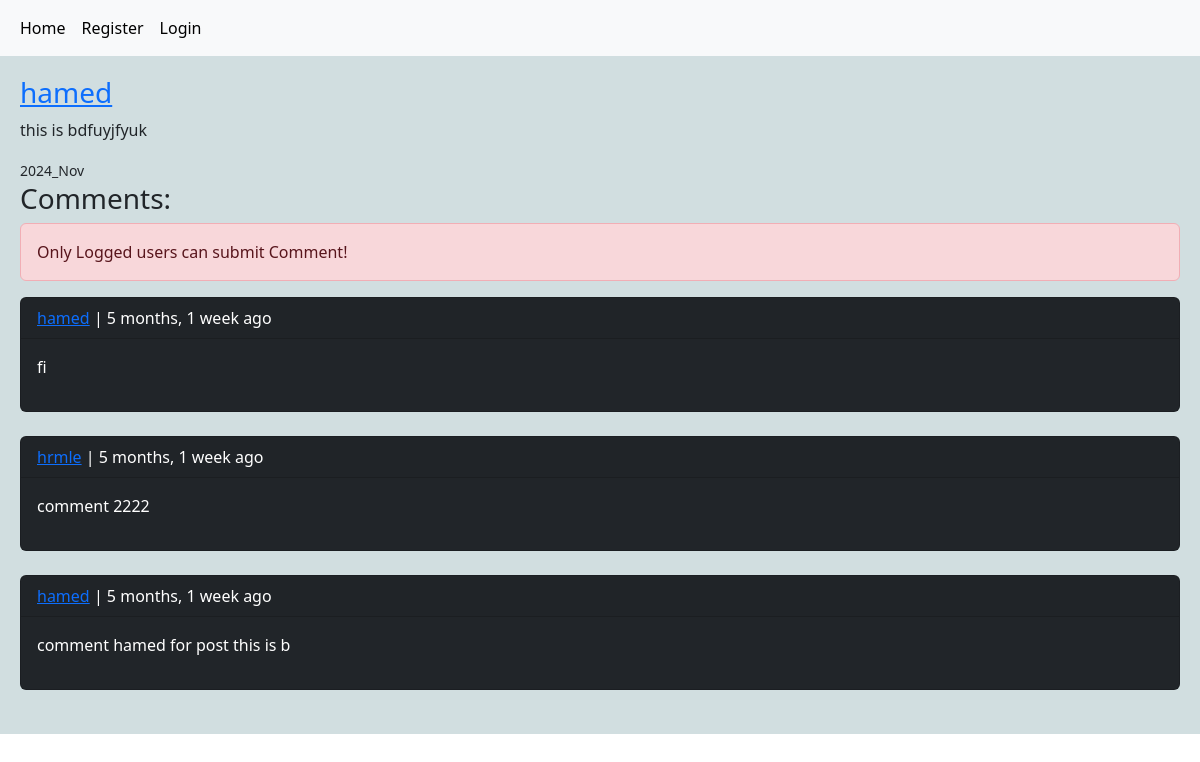
Page /post/4/this-is-bdfuyjfyuk/ on the committed database.
### home/models.py (models this page shows, shortened)
class Post(models.Model):
    user = models.ForeignKey(User, on_delete=models.CASCADE, related_name='posts')  #pak shodan abshari
    body = models.TextField()
    slug = models.SlugField(unique=True)
    created = models.DateTimeField(auto_now_add=True)
    updated = models.DateTimeField(auto_now=True)
    class Meta:
        ordering = ['-created', 'body']

class Comment(models.Model):
    user = models.ForeignKey(User, on_delete=models.CASCADE, related_name='u_comments')
    post = models.ForeignKey(Post, on_delete=models.CASCADE, related_name='p_comments')
    reply = models.ForeignKey('self', on_delete=models.CASCADE, related_name='r_comments', blank=True, null=True)
    is_reply = models.BooleanField(default=False)
    body = models.TextField(max_length=500)
    created = models.DateTimeField(auto_now_add=True)
    class Meta:
        ordering = ['-created', 'body']

### home/views.py (the view, shortened to what this page needs)
# urls.py: path('post/<int:post_id>/<slug:post_slug>/',views.PostDetailView.as_view(), name='post_detail'),
class PostDetailView(View):
    form_class = CommentCreateForm
    def get(self, request, post_id, post_slug):
        post = get_object_or_404(Post, pk=post_id, slug=post_slug)
        comments = post.p_comments.filter(is_reply=False)
        return render(request, 'home/details.html', {'post': post , 'comments': comments , 'form':self.form_class})

### home/templates/home/details.html (shortened to what this page needs)
{% extends "base.html" %}
{% block content %}
<h3><a href="{% url 'account:user_profile' post.user.id %}">{{post.user}}</a></h3>
<p>{{post.body}}</p>
<small>{{post.updated|date:"Y_M"}}</small>
<br/>
    <h3>Comments:</h3>
    {% if request.user.is_authenticated %}
    	<form action="" method="post">
        {% csrf_token %}
        {{ form.as_p }}
        <input type="submit" value="Send">
        </form>
    {% else %}
    	<p class="alert alert-danger">Only Logged users can submit Comment!</p>
    {% endif %}
    {% for comment in comments %}
    	<div class="card bg-dark text-white">
            <p class="card-header"><a href="{% url 'account:user_profile' comment.user.id %}">{{ comment.user }}</a>   |   {{ comment.created|timesince }} ago</p>
            <p class="card-body">{{ comment.body }}</p>
        </div>
        <br>
    {% empty %}
    <p>No Comments yet!</p>
    {% endfor %}
{% endblock content %}

### templates/base.html (shortened to what this page needs)
<!DOCTYPE html>
<html>
<head>
    <link href="https://cdn.jsdelivr.net/npm/bootstrap@5.3.3/dist/css/bootstrap.min.css" rel="stylesheet"
>
</head>
<body>
    {% include 'navbar.html' %}
    <div class="jumbotron">
        {% block content %}
        {% endblock content %}
    </div>
</body>
</html>

### templates/navbar.html (shortened to what this page needs)
<nav class="navbar navbar-expand-lg bg-body-tertiary">
    <div class="container-fluid">
      <div class="collapse navbar-collapse" id="navbarNav">
        {% if request.user.is_authenticated %}
        <ul class="navbar-nav">
          <li class="nav-item">
            <a class="nav-link active" aria-current="page" href="{% url 'home:index' %}">Home</a>
          <li class="nav-item">
            <a class="nav-link active" aria-current="page" href="{% url 'home:post_create' %}">Create Post</a>
          <li class="nav-item">
            <a class="nav-link active" aria-current="page" href="{% url 'account:user_profile' request.user.id %}">Profile</a>
            <li class="nav-item">
            <a class="nav-link active" aria-current="page" href="{% url 'account:user_logout' %}">Logout</a>
        </ul>
        {% else %}
        <ul class="navbar-nav">
          <li class="nav-item">
            <a class="nav-link active" aria-current="page" href="{% url 'home:index' %}">Home</a>
            <li class="nav-item">
            <a class="nav-link active" aria-current="page" href="{% url 'account:user_register' %}">Register</a>
            <li class="nav-item">
            <a class="nav-link active" aria-current="page" href="{% url 'account:user_login' %}">Login</a>
        </ul>
        {% endif %}
      </div>
    </div>
  </nav>

### templates/base.html (style rules this page uses)
.jumbotron { padding: 20px; margin-bottom: 20px; background-color: rgb(209, 222, 224); }

### rows in the picture
Post: user "hamed", body "this is bdfuyjfyuk", updated "2024_Nov"
Comment: user "hamed", created "5 months, 1 week", body "fi"
Comment: user "hrmle", created "5 months, 1 week", body "comment 2222"
Comment: user "hamed", created "5 months, 1 week", body "comment hamed for post this is b"
